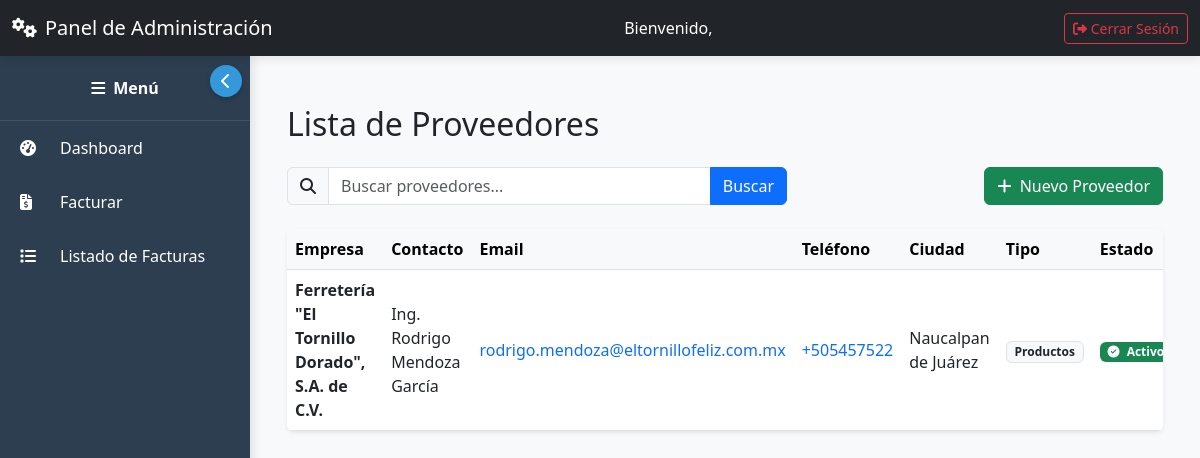
Page /proveedores/buscar/ on the committed database.
### proveedores/models.py (models this page shows, shortened)
class Proveedor(models.Model):
    TIPO_PROVEEDOR = [
        ('productos', 'Productos'),
        ('servicios', 'Servicios'),
        ('ambos', 'Productos y Servicios'),
    ]
    ESTADO_CHOICES = [
        ('activo', 'Activo'),
        ('inactivo', 'Inactivo'),
        ('pendiente', 'Pendiente'),
    ]
    nombre_empresa = models.CharField(max_length=200, verbose_name="Nombre de la Empresa")
    nombre_contacto = models.CharField(max_length=100, verbose_name="Nombre de Contacto")
    email = models.EmailField(verbose_name="Correo Electrónico")
    telefono_regex = RegexValidator(
        regex=r'^\+?1?\d{9,15}$',
        message="El número de teléfono debe tener entre 9 y 15 dígitos."
    )
    telefono = models.CharField(validators=[telefono_regex], max_length=15, verbose_name="Teléfono")
    direccion = models.TextField(verbose_name="Dirección")
    ciudad = models.CharField(max_length=100, verbose_name="Ciudad")
    pais = models.CharField(max_length=100, verbose_name="País", default="México")
    rfc = models.CharField(max_length=13, verbose_name="RFC", blank=True, null=True)
    tipo_proveedor = models.CharField(max_length=20, choices=TIPO_PROVEEDOR, verbose_name="Tipo de Proveedor")
    estado = models.CharField(max_length=10, choices=ESTADO_CHOICES, default='activo', verbose_name="Estado")
    fecha_registro = models.DateTimeField(auto_now_add=True, verbose_name="Fecha de Registro")
    fecha_actualizacion = models.DateTimeField(auto_now=True, verbose_name="Fecha de Actualización")
    notas = models.TextField(blank=True, null=True, verbose_name="Notas Adicionales")
    categorias = models.ManyToManyField(
        'categorias.Categoria',
        related_name='proveedores',
        blank=True,
        verbose_name="Categorías de Productos"
    )
    class Meta:
        verbose_name = "Proveedor"
        verbose_name_plural = "Proveedores"
        ordering = ['nombre_empresa']

### proveedores/views.py (the view, shortened to what this page needs)
# urls.py: path('buscar/', views.buscar_proveedores, name='buscar'),
def buscar_proveedores(request):
    query = request.GET.get('q', '')
    estado_filter = request.GET.get('estado', '')
    tipo_filter = request.GET.get('tipo', '')
    proveedores = Proveedor.objects.all()
    if estado_filter:
        proveedores = proveedores.filter(estado=estado_filter)
    if tipo_filter:
        proveedores = proveedores.filter(tipo_proveedor=tipo_filter)
    return render(request, 'core/proveedor_list.html', {
        'proveedores': proveedores,
        'query': query,
        'estado_filter': estado_filter,
        'tipo_filter': tipo_filter,
        'estados': Proveedor.ESTADO_CHOICES,
        'tipos_proveedor': Proveedor.TIPO_PROVEEDOR
    })

### ventas/context_processors.py (called while the page is built)
def ventas_hoy(request):
    if request.user.is_authenticated:
        return {
            'ventas_hoy_count': Factura.objects.filter(fecha=date.today()).count(),
            'ventas_hoy_total': sum(f.total for f in Factura.objects.filter(fecha=date.today()))
        }
    return {}

### core/templates/core/proveedor_list.html (shortened to what this page needs)
{% extends 'core/base.html' %}
{% block content %}
<div class="container mt-4">
    <h2 class="mb-4">Lista de Proveedores</h2>
    <div class="d-flex flex-column flex-md-row justify-content-between align-items-start align-items-md-center mb-4 gap-3">
        <form method="get" action="{% url 'proveedores:buscar' %}" class="flex-grow-1 me-md-3" style="max-width: 500px;">
            <div class="input-group">
                <span class="input-group-text"><i class="fas fa-search"></i></span>
                <input type="text" name="q" class="form-control" placeholder="Buscar proveedores..." value="{{ query }}">
                <button type="submit" class="btn btn-primary">Buscar</button>
            </div>
        </form>
        <a href="{% url 'proveedores:crear' %}" class="btn btn-success">
            <i class="fas fa-plus me-1"></i> Nuevo Proveedor
        </a>
    </div>
    <div class="table-responsive rounded shadow-sm">
        <table class="table table-hover mb-0">
            <thead class="table-light">
                <tr>
                    <th>Empresa</th>
                    <th>Contacto</th>
                    <th>Email</th>
                    <th>Teléfono</th>
                    <th>Ciudad</th>
                    <th>Tipo</th>
                    <th>Estado</th>
                </tr>
            </thead>
            <tbody>
                {% for proveedor in proveedores %}
                <tr>
                    <td class="fw-semibold">{{ proveedor.nombre_empresa }}</td>
                    <td>{{ proveedor.nombre_contacto }}</td>
                    <td>
                        <a href="mailto:{{ proveedor.email }}" class="text-decoration-none">
                            {{ proveedor.email }}
                        </a>
                    </td>
                    <td>
                        <a href="tel:{{ proveedor.telefono }}" class="text-decoration-none">
                            {{ proveedor.telefono }}
                        </a>
                    </td>
                    <td>{{ proveedor.ciudad }}</td>
                    <td>
                        <span class="badge bg-light text-dark border">
                            {{ proveedor.get_tipo_proveedor_display }}
                        </span>
                    </td>
                    <td>
                        <span class="badge bg-{% if proveedor.estado == 'activo' %}success{% else %}secondary{% endif %}">
                            <i class="fas fa-{% if proveedor.estado == 'activo' %}check-circle{% else %}times-circle{% endif %} me-1"></i>
                            {{ proveedor.get_estado_display }}
                        </span>
                    </td>
                </tr>
                {% endfor %}
            </tbody>
        </table>
    </div>
</div>
{% endblock %}

### core/templates/core/base.html (style rules this page uses)
body { overflow-x: hidden; padding-top: 56px; }

### core/templates/core/proveedor_list.html (style rules this page uses)
.table th, .table td { vertical-align: middle; }

### rows in the picture
Proveedor: nombre_empresa "Ferretería \"El Tornillo Dorado\", S.A. de C.V.", nombre_contacto "Ing. Rodrigo Mendoza García", email "rodrigo.mendoza@eltornillofeliz.com.mx", telefono "+505457522", ciudad "Naucalpan de Juárez", tipo_proveedor "Productos", estado "Activo"
